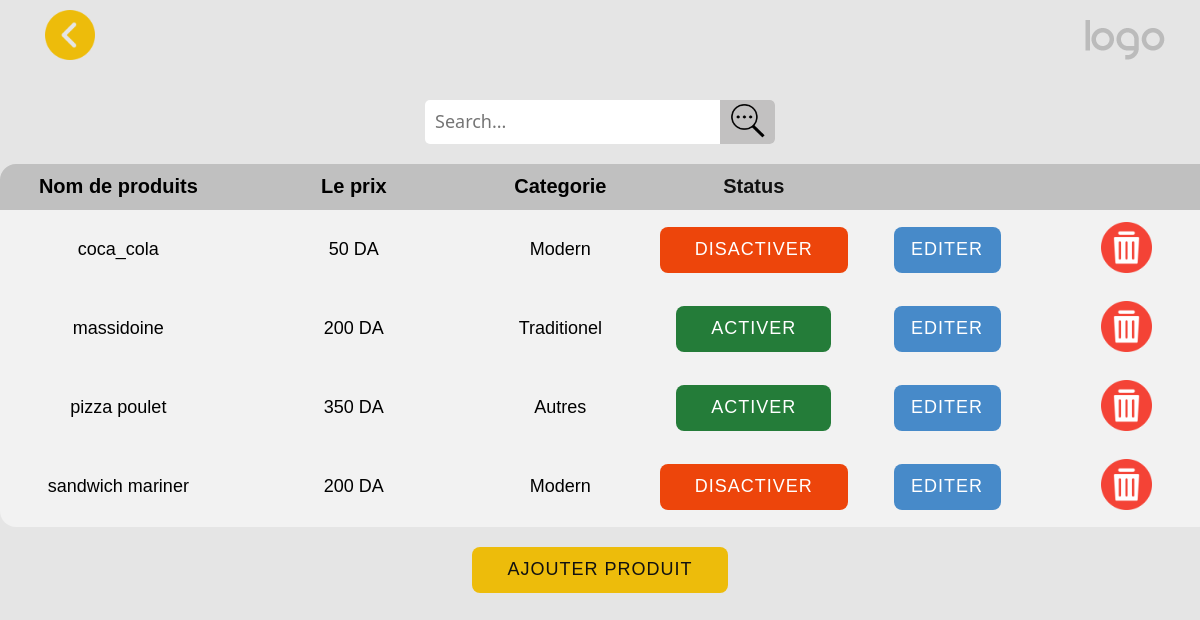
Page /editer-products on the committed database.
### main/models.py (models this page shows, shortened)
class Products(models.Model):
    prodCatChoices = [
        ('1', 'Traditionel'),
        ('2', 'Modern'),
        ('3', 'Boissant')
    ]
    prodName = models.CharField(max_length=30,null=False,help_text='entrer le nom de produit',verbose_name='nom de produit')
    prodPrix = models.IntegerField(null=False,help_text='prix de produit',verbose_name='prix de produit')
    prodCat = models.IntegerField(choices=prodCatChoices,null=False,help_text='choisit la categorie de ce produit',verbose_name='categorie de produit')
    isActive = models.BooleanField(help_text='activer ou desactiver ce produit', verbose_name='status de produit',default=True)
    img=models.ImageField(default='default.jpg',upload_to='profile_pics')

### main/views.py (the view)
# urls.py: path('editer-products', editProdsView, name='editer-products'),
def editProdsView(request):
    context = {}
    prods = Products.objects.all().order_by('prodName')
    context['products'] = prods
    context['catList'] = ['Traditionel', 'Modern', 'Autres']
    if 'act-dis' in request.POST:
        prod = Products.objects.get(id=request.POST['act-dis'])
        prod.isActive = not prod.isActive
        prod.save()
    return render(request,"main/products2.html",context)

### main/templates/main/products2.html (shortened to what this page needs)
<!DOCTYPE html>
<html style="font-size: 16px;" lang="en"><head>
    {% load static %}
    <link rel="stylesheet" href="{% static 'products2.css' %}" media="screen">
    <link rel="stylesheet" href="{% static 'header.css' %}" media="screen">
  </head>
  <body>
  {% include 'header.html' %}
    <section class="u-clearfix u-grey-10 u-section-1" id="sec-9891">
      <div class="u-clearfix u-sheet u-sheet-1">
      <div style="margin: 20px;">
        <form class="form_search" onsubmit="event.preventDefault();">
          <input type="search" id="query_search" name="q" placeholder="Search..." class="search" required oninput="search_func(this)">
          <button class="icon-button" onclick="void(0);" >
            <img class="icon-searsh" src="/static/img/search.png" />
         </button>
        </form>
      </div>
        <div class="u-table u-table-responsive u-table-1">
          <table class="u-table-entity">
            <colgroup>
              <col width="20%">
              <col width="20%">
              <col width="15%">
              <col width="15%">
              <col width="15%">
              <col width="15%">
            </colgroup>
            <thead class="u-align-center u-grey-25 u-table-header u-text-black u-table-header-1">
              <tr style="height: 46px;">
                <th class="u-table-cell"><span class="u-text-black">Nom de produits</span></th>
                <th class="u-table-cell">Le prix</th>
                <th class="u-table-cell">Categorie<br></th>
                <th class="u-grey-25 u-table-cell u-table-cell-4">Status</th>
                <th class="u-grey-25 u-table-cell u-table-cell-5"></th>
                <th class="u-grey-25 u-table-cell u-table-cell-5"></th>
              </tr>
            </thead>
            <tbody class="u-align-center u-grey-5 u-table-body u-text-black u-table-body-1" id="prods_list">
              {% for prod in products %}
              <tr style="height: 60px;" id="prod_{{prod.id}}">
                <td class="u-border-1 u-border-grey-5 u-border-no-left u-border-no-right u-table-cell">{{prod.prodName}}</td>
                <td class="u-border-1 u-border-grey-5 u-border-no-left u-border-no-right u-table-cell">{{prod.prodPrix}} DA<br>
                </td>
                <td class="u-border-1 u-border-grey-5 u-border-no-left u-border-no-right u-table-cell">
                  {% for cat in catList %}
                    {% if forloop.counter == prod.prodCat %}
                      {{cat}}
                    {% endif %}
                  {% endfor %}
                  <br>
                </td>
                <td class="u-border-1 u-border-grey-5 u-border-no-left u-border-no-right u-table-cell">
                  <form method="post">{% csrf_token %}
                    {% if not prod.isActive %}
                      <button  type="submit"  name="act-dis" value="{{prod.id}}" class="u-border-2 u-border-grey-75 u-btn u-btn-round u-button-style u-custom-color-1 u-hover-custom-color-2 u-radius-8 u-text-body-alt-color u-text-hover-white u-btn-4 activer_button"  style="background-color: #ed450b ; color : white">disActiver<br></button>
                    {% else %}
                      <button  type="submit"  name="act-dis" value="{{prod.id}}" class="u-border-2 u-border-grey-75 u-btn u-btn-round u-button-style u-custom-color-1 u-hover-custom-color-2 u-radius-8 u-text-body-alt-color u-text-hover-white u-btn-4 disactiver_button" style="background-color: #247c39; color : white" >Activer<br></button>
                      {% endif %}
                  </form>
                </td>
                <td class="u-border-1 u-border-grey-5 u-border-no-left u-border-no-right u-table-cell">
                  <form method="post" action="ajouterEditer-product">{% csrf_token %}
                    <button  type="submit"  name="editPrd" value="{{prod.id}}" class="u-btn u-btn-round u-button-style u-hover-palette-1-dark-1 u-palette-1-base u-radius-8 u-btn-5" href="https://nicepage.com">Editer</button>
                  </form>
                </td>
                <td class="u-border-1 u-border-grey-5 u-border-no-left u-border-no-right u-table-cell">
                  <form method="post"  action="delete_product">{% csrf_token %}
                    <button value="{{prod.id}}" onclick="deleProd(this.value)" type="button" class="icon-button2"><img class="icon-supprime" src="/static/img/3687412.png"/></button>
                  </form >
                </td>
              </tr>
              {% endfor %}
            </tbody>
          </table>
        </div>
        <a href="ajouterEditer-product"><div class="text-center"><button class="u-border-2 u-border-grey-75 u-btn u-btn-round u-button-style u-custom-color-1 u-hover-custom-color-2 u-radius-8 u-text-body-alt-color u-text-hover-white u-btn-4 ajouter_button" type="submit" name="button_ajouter" >Ajouter Produit</button></div></a>
      </div>
    </section>
</body></html>

### main/templates/main/products2.html (style rules this page uses)
.form_search { background-color: white; width: 350px; height: 44px; border-radius: 5px; display: flex; flex-direction: row; justify-content: center; margin: auto; }
.search { all: unset; font: 18px system-ui; color: rgb(0, 0, 0); height: 50%; width: 80%; padding: 10px 10px; }
.icon-button { border-radius: 0px 5px 5px 0 ; background-color: rgb(194, 193, 193); height: 100%; width: 16%; font-size: 1em; border: 0px; cursor: pointer; }
.icon-searsh { width: 90%; height: 90%; }
.u-section-1 .u-table-1 { max-height: 800px; width: 1215px; margin: 20px auto ; overflow: auto; }

### rows in the picture
Products: prodName "coca_cola", prodPrix "50", catList "Modern", {{ prod.id }} 14 (drawn)
Products: prodName "massidoine", prodPrix "200", catList "Traditionel", {{ prod.id }} 12 (drawn)
Products: prodName "pizza poulet", prodPrix "350", catList "Autres", {{ prod.id }} 10 (drawn)
Products: prodName "sandwich mariner", prodPrix "200", catList "Modern", {{ prod.id }} 11 (drawn)
